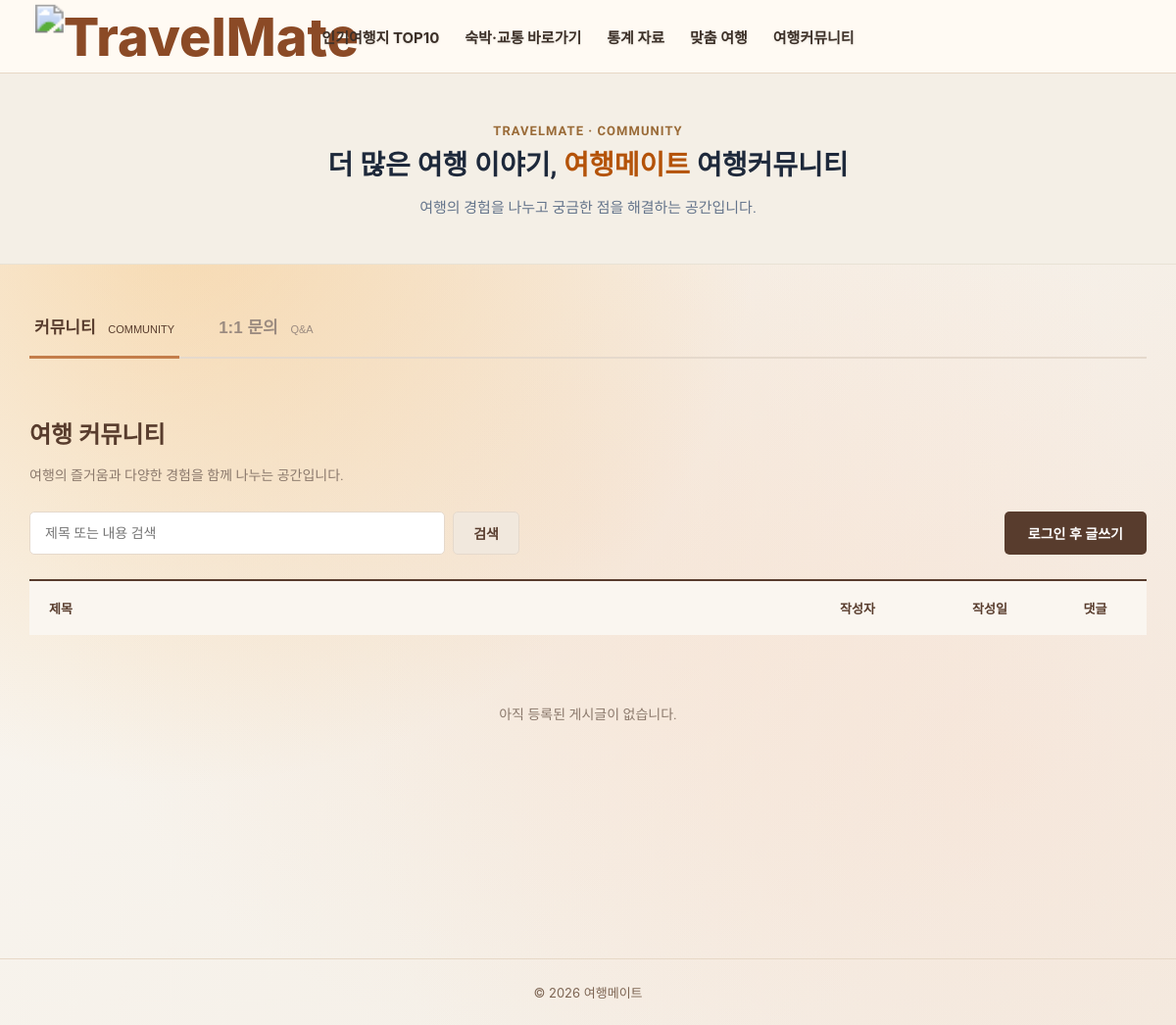
/qna/, run on an earlier commit of the app's database.
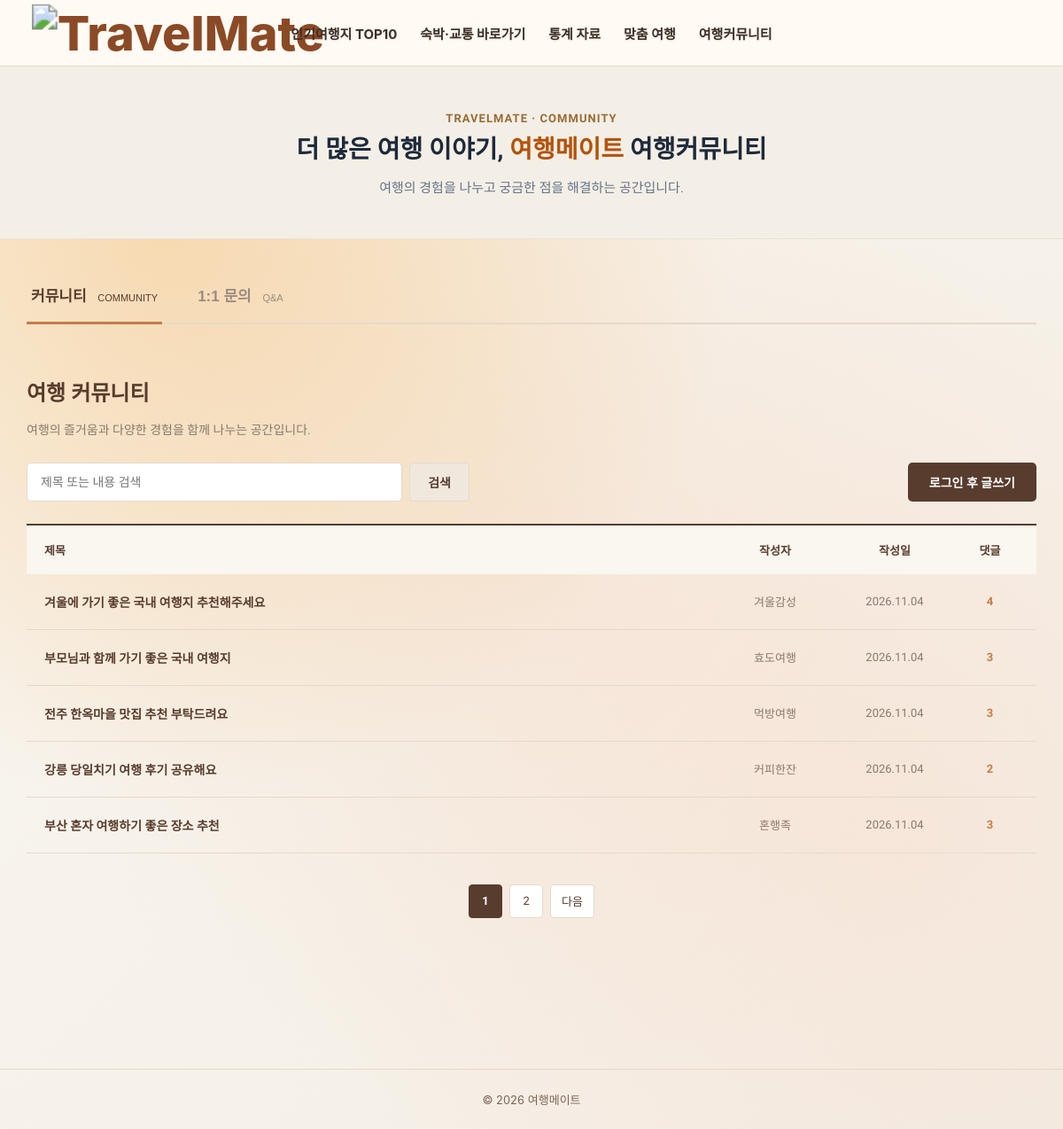
And on a later commit of the database.
### qna/models.py (models this page shows, shortened)
class CommunityPost(models.Model):
    title = models.CharField(max_length=200)
    author = models.CharField(max_length=50)
    member_id = models.CharField(
        max_length=30,
        blank=True,
        default='',
        db_index=True,
    )
    content = models.TextField()
    created_at = models.DateTimeField(auto_now_add=True)
    class Meta:
        ordering = ['-id']

### qna/views.py (the view, shortened to what this page needs)
# urls.py: path('', views.index, name='index'),
def index(request):
    login_member = get_login_member(request)
    questions = Question.objects.all().order_by('-id')
    question_keyword = request.GET.get(
        'question_q', ''
    ).strip()
    if question_keyword:
        questions = questions.filter(
            Q(title__icontains=question_keyword) |
            Q(content__icontains=question_keyword)
        )
    keyword = request.GET.get('q', '').strip()
    posts = CommunityPost.objects.annotate(
        comment_count=Count('comments')
    ).order_by('-id')
    if keyword:
        posts = posts.filter(
            Q(title__icontains=keyword) |
            Q(content__icontains=keyword)
        )
    paginator = Paginator(posts, 5)
    page_number = request.GET.get('page', 1)
    page_obj = paginator.get_page(page_number)
    selected_post = None
    comments = []
    is_owner = False
    post_id = request.GET.get('post')
    context = {
        'questions': questions,
        'page_obj': page_obj,
        'keyword': keyword,
        'question_keyword': question_keyword,
        'selected_post': selected_post,
        'comments': comments,
        'login_member': login_member,
        'login_member_name': get_member_name(login_member),
        'is_owner': is_owner,
    }
    return render(request, 'qna.html', context)

### qna/views.py (called while the page is built)
def get_login_member(request):
    member_id = request.session.get('session_id')
    if not member_id:
        return None
    return Member.objects.filter(id=member_id).first()

def get_member_name(member):
    if member is None:
        return ''
    return str(member.nickname)

### qna/templates/qna.html (shortened to what this page needs)
{% extends 'base.html' %}
{% load static %}
{% block head %}
<link rel="stylesheet" href="{% static 'css/tm-qna.css' %}?v=5">
{% endblock %}
{% block content %}
<section class="qa-hero">
    <div class="qa-hero-inner">
        <span class="qa-eyebrow">
            TRAVELMATE · COMMUNITY
        </span>
        <h1>
            더 많은 여행 이야기,
            <em>여행메이트</em> 여행커뮤니티
        </h1>
        <p>
            여행의 경험을 나누고 궁금한 점을 해결하는 공간입니다.
        </p>
    </div>
</section>
<section class="qa-wrap">
    <div class="qa-tabs">
        <button type="button"
                class="qa-tab active"
                data-panel="faq-panel">
            커뮤니티
            <small>COMMUNITY</small>
        </button>
        <button type="button"
                class="qa-tab"
                data-panel="question-panel">
            1:1 문의
            <small>Q&A</small>
        </button>
    </div>
    <div id="faq-panel" class="qa-panel active">
        <div class="qa-community">
            <h2>여행 커뮤니티</h2>
            <p>
                여행의 즐거움과 다양한 경험을 함께 나누는 공간입니다.
            </p>
            <div id="community-list">
                <div class="community-toolbar">
                    <form method="get"
                          action="{% url 'qna:index' %}"
                          class="community-search">
                        <input type="text"
                               name="q"
                               value="{{ keyword }}"
                               placeholder="제목 또는 내용 검색">
                        <button type="submit">
                            검색
                        </button>
                    </form>
                    {% if login_member %}
                    <button type="button"
                            id="community-write-toggle"
                            class="qa-primary">
                        + 글쓰기
                    </button>
                    {% else %}
                    <a href="{% url 'member:login' %}"
                       class="qa-primary"
                       style="display:inline-flex;
                              align-items:center;
                              justify-content:center;
                              height:44px;
                              text-decoration:none;">
                        로그인 후 글쓰기
                    </a>
                    {% endif %}
                </div>
                <div class="community-board">
                    <div class="community-board-head">
                        <span>제목</span>
                        <span>작성자</span>
                        <span>작성일</span>
                        <span>댓글</span>
                    </div>
                    {% for post in page_obj %}
                    <a href="{% url 'qna:community_detail' post.id %}"
                       class="community-board-row">
                        <span class="community-post-title">
                            {{ post.title }}
                        </span>
                        <span>
                            {{ post.author }}
                        </span>
                        <span>
                            {{ post.created_at|date:'Y.m.d' }}
                        </span>
                        <span class="community-comment-count">
                            {{ post.comment_count }}
                        </span>
                    </a>
                    {% empty %}
                    <div class="community-empty">
                        아직 등록된 게시글이 없습니다.
                    </div>
                    {% endfor %}
                </div>
                {% if page_obj.paginator.num_pages > 1 %}
                <div class="community-pagination">
                    {% for num in page_obj.paginator.page_range %}
                        {% if page_obj.number == num %}
                        <span class="community-page-btn active">
                            {{ num }}
                        </span>
                        {% else %}
                        <a class="community-page-btn"
                           href="?page={{ num }}&q={{ keyword|urlencode }}">
                            {{ num }}
                        </a>
                        {% endif %}
                    {% endfor %}
                    {% if page_obj.has_next %}
                    <a class="community-page-btn"
                       href="?page={{ page_obj.next_page_number }}&q={{ keyword|urlencode }}">
                        다음
                    </a>
                    {% endif %}
                </div>
                {% endif %}
            </div>
        </div>
    </div>
</section>
{% endblock %}

### templates/base.html (shortened to what this page needs)
{% load static %}
<!DOCTYPE html>
<html lang="ko">
<head>
    <link rel="stylesheet" href="{% static 'css/join.css' %}">
    <link rel="stylesheet" href="{% static 'css/motion.css' %}">
    {% block head %}{% endblock %}
</head>
<body>
<div class="tm-header">
    <h1 class="tm-logo">
        <a href="{% url 'main' %}" class="header-logo">
            <img src="{% static 'images/txt/logo.png' %}" alt="TravelMate" style="height: 120px; object-fit: contain;">
        </a>
    </h1>
    <div class="tm-bar">
        <nav class="tm-nav">
            <ul>
                <li><a href="{% url 'tour:tlist' %}">인기여행지 TOP10</a></li>
                <li><a href="{% url 'tour:resv' %}">숙박·교통 바로가기</a></li>
                <li><a href="{% url 'tour:graph_v1' %}">통계 자료</a></li>
                <li><a href="{% url 'custom:t_custom' %}">맞춤 여행</a></li>
                <li><a href="{% url 'qna:index' %}">여행커뮤니티</a></li>
            </ul>
        </nav>
    </div>
</div>
<main>
    {% block content %}{% endblock %}
</main>
<footer class="tm-footer">
    © 2026 여행메이트
</footer>
</body>
</html>

### static/css/join.css (style rules this page uses)
:root { --main: #8b4a26; --hover: #6b3416; --line: #e7d8c6; --text: #3a2a1f; --sub: #7d6553; --bg: #fdf8f1; --soft: #f6ebdd; }
* { box-sizing: border-box; margin: 0; padding: 0; }
body { font-family: 'Noto Sans KR', 'Malgun Gothic', sans-serif; color: var(--text); background: var(--bg); }
a { color: inherit; text-decoration: none; }
ul { list-style: none; }
.tm-header { background: #fffaf3; border-bottom: 1px solid var(--line); position: sticky; top: 0; z-index: 100; }
.tm-logo { text-align: center; padding: 18px 0 8px; font-size: 30px; font-weight: 800; color: var(--main); }
.tm-bar { max-width: 1200px; margin: 0 auto; padding: 0 20px 12px; display: flex; align-items: center; justify-content: center; position: relative; }
.tm-nav ul { display: flex; gap: 28px; flex-wrap: wrap; justify-content: center; }
.tm-nav a { font-size: 16px; font-weight: 600; padding: 6px 0; border-bottom: 2px solid transparent; }
main { min-height: 60vh; }
.tm-footer { margin-top: 60px; padding: 24px; border-top: 1px solid var(--line); text-align: center; font-size: 13px; color: var(--sub); }
html { scroll-behavior: smooth; }

### static/css/motion.css (style rules this page uses)
:root { --ease-toss: cubic-bezier(0.16, 1, 0.3, 1); --ease-press: cubic-bezier(0.4, 0, 0.2, 1); }
.motion-on .tm-logo { animation: m-down 0.8s var(--ease-toss) both; }
.motion-on .tm-nav li { animation: m-down 0.8s var(--ease-toss) both; }
.motion-on .tm-nav li:nth-child(1) { animation-delay: 0.10s; }
.motion-on .tm-nav li:nth-child(2) { animation-delay: 0.16s; }
.motion-on .tm-nav li:nth-child(3) { animation-delay: 0.22s; }
.motion-on .tm-nav li:nth-child(4) { animation-delay: 0.28s; }
.tm-header { transition: box-shadow 0.4s var(--ease-toss), background-color 0.4s ease; }
.tm-nav a { position: relative; border-bottom-color: transparent !important; }
.tm-nav a::after { content: ''; position: absolute; left: 0; right: 0; bottom: 0; height: 2px; background: currentColor; transform: scaleX(0); transition: transform 0.45s var(--ease-toss); }
.tm-nav a, .tm-member a, .hero-btn, .slider-ctrl button, .tc-reset, .tc-menu button { transition-property: transform, box-shadow, background, background-color, color, border-color; transition-duration: 0.35s; transition-timing-function: var(--ease-toss); }

### templates/base.html (style rules this page uses)
body { display: block !important; background: radial-gradient(circle at 15% 20%, rgba(243, 168, 63, 0.35) 0%, transparent 45%), radial-gradient(circle at 85% 75%, rgba(251, 207, 185, 0.25) 0%, transparent 50%), radial-gradient(circle at 50% 50%, rgba(245, 230, 215, 0.8) 0%, transparent 70%), linear-gradient(135deg, #FAF7F2 0%, #F3EDE4 100%) !important; background-attachment: fixed !important; color: #262626 !important; font-family: -apple-system, BlinkMacSystemFont, "Pretendard", "Noto Sans KR", sans-serif !important; }
.tm-header { display: grid !important; grid-template-columns: 1fr auto 1fr; align-items: center; height: 75px !important; padding: 0 max(36px, calc((100vw - 1540px) / 2 + 36px)) !important; }
.tm-logo { padding: 0 !important; margin: 0 !important; text-align: left !important; }
.tm-logo .header-logo img { height: 60px !important; transform: scale(1.8) !important; transform-origin: left center; width: auto !important; object-fit: contain; }
.tm-bar { background: transparent !important; padding: 0 !important; }
.tm-nav ul { gap: 26px !important; margin: 0; padding: 0; list-style: none; display: flex; align-items: center; }
.tm-nav a { color: #3C3028 !important; font-size: 15px !important; font-weight: 700 !important; border-bottom: 0 !important; text-shadow: 0 1px 3px rgba(0, 0, 0, 0.1); }

What changed in the data, as far as the page shows it:
added CommunityPost: title "겨울에 가기 좋은 국내 여행지 추천해주세요", author "겨울감성", created_at "2026.11.04", comment_count "4"
added CommunityPost: title "부모님과 함께 가기 좋은 국내 여행지", author "효도여행", created_at "2026.11.04", comment_count "3"
added CommunityPost: title "전주 한옥마을 맛집 추천 부탁드려요", author "먹방여행", created_at "2026.11.04", comment_count "3"
added CommunityPost: title "강릉 당일치기 여행 후기 공유해요", author "커피한잔", created_at "2026.11.04", comment_count "2"
added CommunityPost: title "부산 혼자 여행하기 좋은 장소 추천", author "혼행족", created_at "2026.11.04", comment_count "3"
Also different on the page:
new list line: "1"
new list line: "2"
text no longer shown: "아직 등록된 게시글이 없습니다."
text now shown: "다음"
